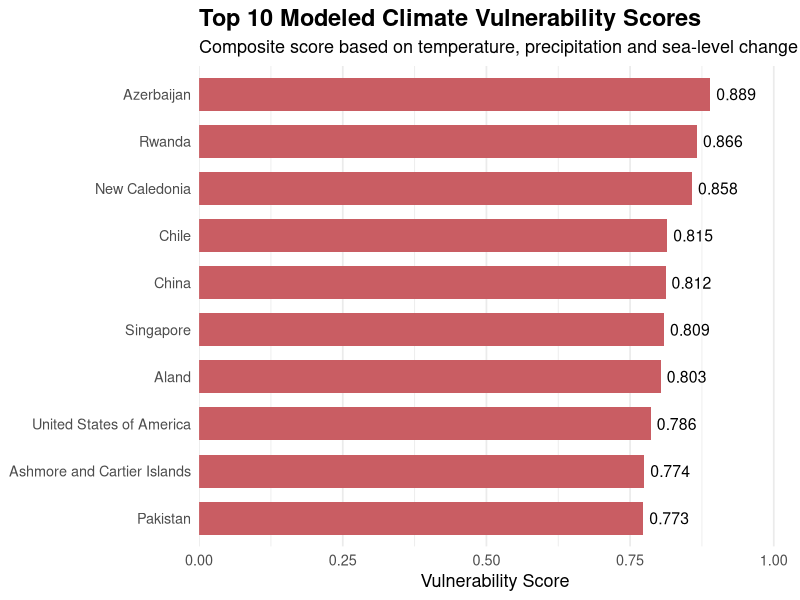
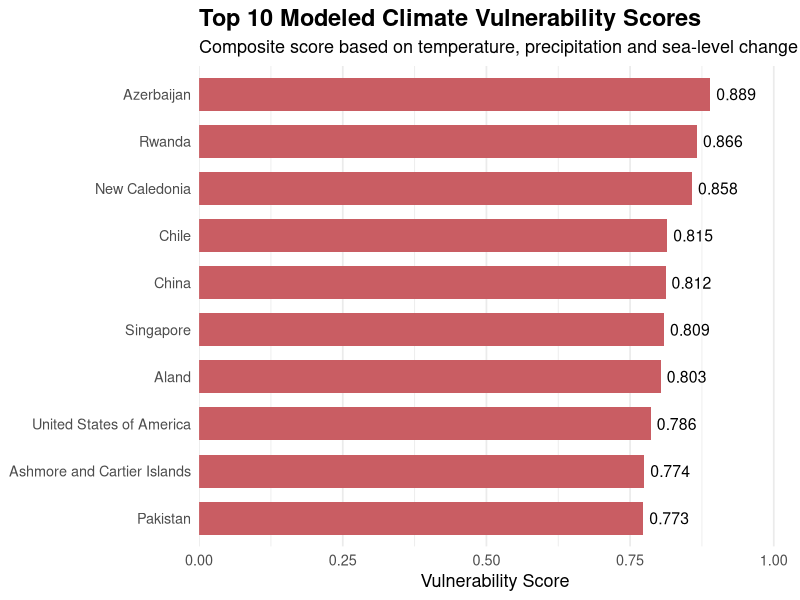

Generate these figures, in order, with R:
# ============================================================
# SkilledScore — Data Visualization Internship
# Supervisor: Dr. Zeeshan Usmani
# Intern: Usman Ali
#
# Task 2: Climate Change Impact Geospatial Analysis
# Script 07: Climate Vulnerability and Insights Analysis
# ============================================================

# Purpose:
# Identify geographic entities with elevated modeled climate
# vulnerability, examine CO2-impact relationships, and generate
# evidence-based findings for the final presentation.
#
# Note:
# Results are based on synthetic climate data and modeled
# projections and are not authoritative real-world risk rankings.

# ============================================================
# 1. Load Required Libraries and Data
# ============================================================

library(tidyverse)

climate_complete <- read_csv(
  "data/processed/climate_complete_2000_2050.csv",
  show_col_types = FALSE
)

country_change <- read_csv(
  "outputs/tables/country_climate_change_2000_2025.csv",
  show_col_types = FALSE
)

cat("Complete climate records:", nrow(climate_complete), "\n")
cat("Historical change entities:", nrow(country_change), "\n")
cat(
  "Analysis period:",
  min(climate_complete$year), "to",
  max(climate_complete$year), "\n"
)

# ============================================================
# 2. Extract 2050 Projected Climate Conditions
# ============================================================

climate_2050 <- climate_complete |>
  filter(year == 2050) |>
  select(
    country,
    iso3_code,
    continent,
    region,
    average_temperature_c,
    precipitation_mm,
    co2_emissions_mt,
    sea_level_rise_mm
  )

cat("2050 projected entities:", nrow(climate_2050), "\n")
cat("Duplicate ISO codes:", sum(duplicated(climate_2050$iso3_code)), "\n")
cat("Missing values:", sum(is.na(climate_2050)), "\n")

# ============================================================
# 3. Build Vulnerability Analysis Dataset
# ============================================================

vulnerability_data <- country_change |>
  select(
    country,
    iso3_code,
    temperature_change_c,
    precipitation_change_mm,
    sea_level_change_mm
  ) |>
  left_join(
    climate_2050 |>
      select(
        iso3_code,
        continent,
        region,
        temperature_2050_c = average_temperature_c,
        co2_2050_mt = co2_emissions_mt,
        sea_level_2050_mm = sea_level_rise_mm
      ),
    by = "iso3_code"
  )

cat("Vulnerability entities:", nrow(vulnerability_data), "\n")
cat("Missing values:", sum(is.na(vulnerability_data)), "\n")
cat(
  "Duplicate ISO codes:",
  sum(duplicated(vulnerability_data$iso3_code)),
  "\n"
)

# ============================================================
# 4. Calculate Standardized Vulnerability Components
# ============================================================

vulnerability_data <- vulnerability_data |>
  mutate(
    temperature_risk = percent_rank(temperature_change_c),
    precipitation_risk = percent_rank(abs(precipitation_change_mm)),
    sea_level_risk = percent_rank(sea_level_change_mm)
  )

summary(
  vulnerability_data |>
    select(
      temperature_risk,
      precipitation_risk,
      sea_level_risk
    )
)

# ============================================================
# 5. Calculate Composite Vulnerability Score
# ============================================================

vulnerability_data <- vulnerability_data |>
  mutate(
    vulnerability_score = (
      temperature_risk +
        precipitation_risk +
        sea_level_risk
    ) / 3
  ) |>
  arrange(desc(vulnerability_score))

cat(
  "Vulnerability score range:",
  round(min(vulnerability_data$vulnerability_score), 3),
  "to",
  round(max(vulnerability_data$vulnerability_score), 3),
  "\n"
)

vulnerability_data |>
  select(
    country,
    vulnerability_score,
    temperature_risk,
    precipitation_risk,
    sea_level_risk
  ) |>
  slice_head(n = 10)

# ============================================================
# 6. Summarize Vulnerability by Continent
# ============================================================

continent_vulnerability <- vulnerability_data |>
  group_by(continent) |>
  summarise(
    entities = n(),
    average_vulnerability_score = mean(vulnerability_score),
    average_temperature_risk = mean(temperature_risk),
    average_precipitation_risk = mean(precipitation_risk),
    average_sea_level_risk = mean(sea_level_risk),
    .groups = "drop"
  ) |>
  arrange(desc(average_vulnerability_score))

print(continent_vulnerability)

# ============================================================
# 7. Analyze CO2-Climate Impact Relationships
# ============================================================

co2_impact_correlations <- climate_complete |>
  filter(data_type == "Historical") |>
  summarise(
    co2_temperature_correlation =
      cor(co2_emissions_mt, average_temperature_c),
    
    co2_precipitation_correlation =
      cor(co2_emissions_mt, precipitation_mm),
    
    co2_sea_level_correlation =
      cor(co2_emissions_mt, sea_level_rise_mm)
  )

print(co2_impact_correlations)

# ============================================================
# 8. Identify Highest Modeled Vulnerability
# ============================================================

high_vulnerability_entities <- vulnerability_data |>
  select(
    country,
    iso3_code,
    continent,
    vulnerability_score,
    temperature_change_c,
    precipitation_change_mm,
    sea_level_change_mm
  ) |>
  slice_head(n = 15)

print(high_vulnerability_entities)

# ============================================================
# 9. Export Vulnerability Analysis Results
# ============================================================

write_csv(
  vulnerability_data,
  "outputs/tables/climate_vulnerability_scores.csv"
)

write_csv(
  continent_vulnerability,
  "outputs/tables/continent_vulnerability_summary.csv"
)

write_csv(
  high_vulnerability_entities,
  "outputs/tables/high_vulnerability_entities.csv"
)

cat("Vulnerability analysis tables exported successfully.\n")


# ============================================================
# 10. Final Vulnerability Analysis Audit
# ============================================================

vulnerability_audit <- tibble(
  check = c(
    "233 geographic entities analyzed",
    "No missing vulnerability values",
    "No duplicate ISO codes",
    "Vulnerability scores within 0-1",
    "Continent summary created",
    "High-vulnerability entities identified",
    "Vulnerability tables exported"
  ),
  passed = c(
    nrow(vulnerability_data) == 233,
    sum(is.na(vulnerability_data$vulnerability_score)) == 0,
    sum(duplicated(vulnerability_data$iso3_code)) == 0,
    all(vulnerability_data$vulnerability_score >= 0 &
          vulnerability_data$vulnerability_score <= 1),
    nrow(continent_vulnerability) == 6,
    nrow(high_vulnerability_entities) == 15,
    all(file.exists(
      "outputs/tables/climate_vulnerability_scores.csv",
      "outputs/tables/continent_vulnerability_summary.csv",
      "outputs/tables/high_vulnerability_entities.csv"
    ))
  )
)

print(vulnerability_audit)

if (all(vulnerability_audit$passed)) {
  cat("\nSCRIPT 07 AUDIT PASSED\n")
  cat("Climate vulnerability analysis completed successfully.\n")
} else {
  cat("\nSCRIPT 07 AUDIT FAILED - review failed checks.\n")
  
}

# ============================================================
# 11. Create Top 10 Vulnerability Chart
# ============================================================

library(ggplot2)

top10_vulnerability <- vulnerability_data |>
  arrange(desc(vulnerability_score)) |>
  slice_head(n = 10) |>
  mutate(country = reorder(country, vulnerability_score))

vulnerability_chart <- ggplot(
  top10_vulnerability,
  aes(x = vulnerability_score, y = country)
) +
  geom_col(fill = "#C95D63", width = 0.7) +
  geom_text(
    aes(label = round(vulnerability_score, 3)),
    hjust = -0.15,
    size = 4
  ) +
  scale_x_continuous(
    limits = c(0, 1),
    expand = expansion(mult = c(0, 0.03))
  ) +
  labs(
    title = "Top 10 Modeled Climate Vulnerability Scores",
    subtitle = "Composite score based on temperature, precipitation and sea-level change",
    x = "Vulnerability Score",
    y = NULL
  ) +
  theme_minimal(base_size = 13) +
  theme(
    plot.title = element_text(face = "bold", size = 17),
    panel.grid.major.y = element_blank()
  )

vulnerability_chart

ggsave(
  "outputs/figures/top10_climate_vulnerability.png",
  vulnerability_chart,
  width = 10,
  height = 6,
  dpi = 300
)
